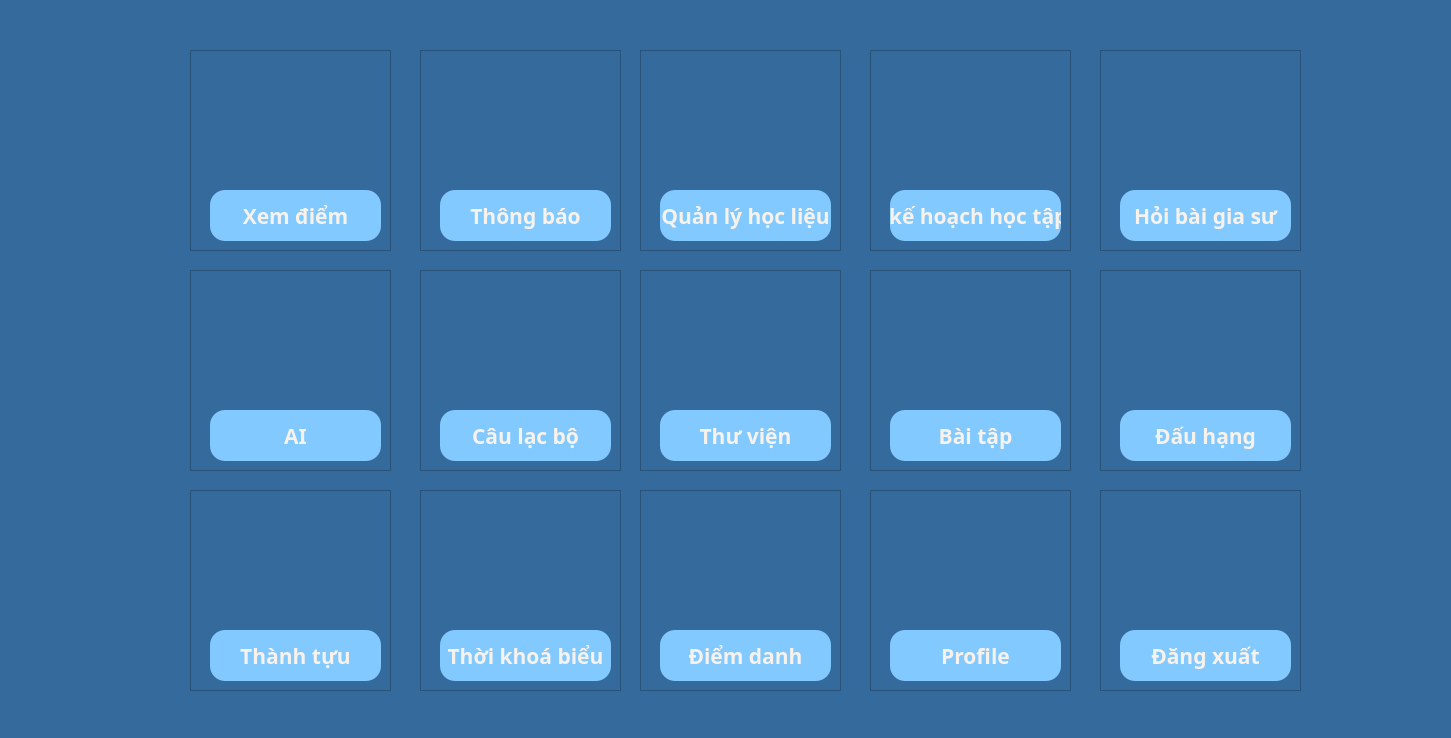
<?xml version="1.0" encoding="UTF-8"?>
<ui version="4.0">
 <class>MainWindow</class>
 <widget class="QMainWindow" name="MainWindow">
  <property name="geometry">
   <rect>
    <x>0</x>
    <y>0</y>
    <width>1451</width>
    <height>738</height>
   </rect>
  </property>
  <property name="windowTitle">
   <string>MainWindow</string>
  </property>
  <property name="styleSheet">
   <string notr="true">background-color: #356a9c;</string>
  </property>
  <widget class="QWidget" name="centralwidget">
   <widget class="QFrame" name="frame">
    <property name="geometry">
     <rect>
      <x>190</x>
      <y>50</y>
      <width>201</width>
      <height>201</height>
     </rect>
    </property>
    <property name="frameShape">
     <enum>QFrame::StyledPanel</enum>
    </property>
    <property name="frameShadow">
     <enum>QFrame::Raised</enum>
    </property>
    <widget class="QLabel" name="label_2">
     <property name="geometry">
      <rect>
       <x>40</x>
       <y>10</y>
       <width>121</width>
       <height>121</height>
      </rect>
     </property>
     <property name="text">
      <string/>
     </property>
     <property name="pixmap">
      <pixmap>icon_pack/icon_1.png</pixmap>
     </property>
     <property name="scaledContents">
      <bool>true</bool>
     </property>
    </widget>
    <widget class="QPushButton" name="ds_diem">
     <property name="geometry">
      <rect>
       <x>20</x>
       <y>140</y>
       <width>171</width>
       <height>51</height>
      </rect>
     </property>
     <property name="font">
      <font>
       <family>Bahnschrift</family>
       <pointsize>16</pointsize>
       <weight>75</weight>
       <italic>false</italic>
       <bold>true</bold>
      </font>
     </property>
     <property name="cursor">
      <cursorShape>PointingHandCursor</cursorShape>
     </property>
     <property name="styleSheet">
      <string notr="true">border-radius: 15px;
font: 600 16pt &quot;Bahnschrift&quot;;
background-color:rgb(129, 201, 255);
color: #F8F2EC;</string>
     </property>
     <property name="text">
      <string>Xem điểm</string>
     </property>
    </widget>
   </widget>
   <widget class="QFrame" name="frame_2">
    <property name="geometry">
     <rect>
      <x>420</x>
      <y>50</y>
      <width>201</width>
      <height>201</height>
     </rect>
    </property>
    <property name="frameShape">
     <enum>QFrame::StyledPanel</enum>
    </property>
    <property name="frameShadow">
     <enum>QFrame::Raised</enum>
    </property>
    <widget class="QLabel" name="label_3">
     <property name="geometry">
      <rect>
       <x>40</x>
       <y>10</y>
       <width>121</width>
       <height>121</height>
      </rect>
     </property>
     <property name="text">
      <string/>
     </property>
     <property name="pixmap">
      <pixmap>icon_pack/icon_2.png</pixmap>
     </property>
     <property name="scaledContents">
      <bool>true</bool>
     </property>
    </widget>
    <widget class="QPushButton" name="school_notification">
     <property name="geometry">
      <rect>
       <x>20</x>
       <y>140</y>
       <width>171</width>
       <height>51</height>
      </rect>
     </property>
     <property name="font">
      <font>
       <family>Bahnschrift</family>
       <pointsize>16</pointsize>
       <weight>75</weight>
       <italic>false</italic>
       <bold>true</bold>
      </font>
     </property>
     <property name="cursor">
      <cursorShape>PointingHandCursor</cursorShape>
     </property>
     <property name="styleSheet">
      <string notr="true">border-radius: 15px;
font: 600 16pt &quot;Bahnschrift&quot;;
background-color:rgb(129, 201, 255);
color: #F8F2EC;</string>
     </property>
     <property name="text">
      <string>Thông báo</string>
     </property>
    </widget>
   </widget>
   <widget class="QFrame" name="frame_3">
    <property name="geometry">
     <rect>
      <x>870</x>
      <y>50</y>
      <width>201</width>
      <height>201</height>
     </rect>
    </property>
    <property name="frameShape">
     <enum>QFrame::StyledPanel</enum>
    </property>
    <property name="frameShadow">
     <enum>QFrame::Raised</enum>
    </property>
    <widget class="QLabel" name="label_8">
     <property name="geometry">
      <rect>
       <x>40</x>
       <y>10</y>
       <width>121</width>
       <height>121</height>
      </rect>
     </property>
     <property name="text">
      <string/>
     </property>
     <property name="pixmap">
      <pixmap>icon_pack/icon_4.png</pixmap>
     </property>
     <property name="scaledContents">
      <bool>true</bool>
     </property>
    </widget>
    <widget class="QPushButton" name="learning_plan">
     <property name="geometry">
      <rect>
       <x>20</x>
       <y>140</y>
       <width>171</width>
       <height>51</height>
      </rect>
     </property>
     <property name="font">
      <font>
       <family>Bahnschrift</family>
       <pointsize>16</pointsize>
       <weight>75</weight>
       <italic>false</italic>
       <bold>true</bold>
      </font>
     </property>
     <property name="cursor">
      <cursorShape>PointingHandCursor</cursorShape>
     </property>
     <property name="styleSheet">
      <string notr="true">border-radius: 15px;
font: 600 16pt &quot;Bahnschrift&quot;;
background-color:rgb(129, 201, 255);
color: #F8F2EC;</string>
     </property>
     <property name="text">
      <string> kế hoạch học tập</string>
     </property>
    </widget>
   </widget>
   <widget class="QFrame" name="frame_4">
    <property name="geometry">
     <rect>
      <x>1100</x>
      <y>50</y>
      <width>201</width>
      <height>201</height>
     </rect>
    </property>
    <property name="frameShape">
     <enum>QFrame::StyledPanel</enum>
    </property>
    <property name="frameShadow">
     <enum>QFrame::Raised</enum>
    </property>
    <widget class="QLabel" name="label_9">
     <property name="geometry">
      <rect>
       <x>40</x>
       <y>10</y>
       <width>121</width>
       <height>121</height>
      </rect>
     </property>
     <property name="text">
      <string/>
     </property>
     <property name="pixmap">
      <pixmap>icon_pack/icon_6.png</pixmap>
     </property>
     <property name="scaledContents">
      <bool>true</bool>
     </property>
    </widget>
    <widget class="QPushButton" name="tutor">
     <property name="geometry">
      <rect>
       <x>20</x>
       <y>140</y>
       <width>171</width>
       <height>51</height>
      </rect>
     </property>
     <property name="font">
      <font>
       <family>Bahnschrift</family>
       <pointsize>16</pointsize>
       <weight>75</weight>
       <italic>false</italic>
       <bold>true</bold>
      </font>
     </property>
     <property name="cursor">
      <cursorShape>PointingHandCursor</cursorShape>
     </property>
     <property name="styleSheet">
      <string notr="true">border-radius: 15px;
font: 600 16pt &quot;Bahnschrift&quot;;
background-color:rgb(129, 201, 255);
color: #F8F2EC;</string>
     </property>
     <property name="text">
      <string>Hỏi bài gia sư</string>
     </property>
    </widget>
   </widget>
   <widget class="QFrame" name="frame_5">
    <property name="geometry">
     <rect>
      <x>640</x>
      <y>50</y>
      <width>201</width>
      <height>201</height>
     </rect>
    </property>
    <property name="frameShape">
     <enum>QFrame::StyledPanel</enum>
    </property>
    <property name="frameShadow">
     <enum>QFrame::Raised</enum>
    </property>
    <widget class="QLabel" name="label_10">
     <property name="geometry">
      <rect>
       <x>40</x>
       <y>10</y>
       <width>121</width>
       <height>121</height>
      </rect>
     </property>
     <property name="text">
      <string/>
     </property>
     <property name="pixmap">
      <pixmap>icon_pack/icon_3.png</pixmap>
     </property>
     <property name="scaledContents">
      <bool>true</bool>
     </property>
    </widget>
    <widget class="QPushButton" name="learning_material_management">
     <property name="geometry">
      <rect>
       <x>20</x>
       <y>140</y>
       <width>171</width>
       <height>51</height>
      </rect>
     </property>
     <property name="font">
      <font>
       <family>Bahnschrift</family>
       <pointsize>16</pointsize>
       <weight>75</weight>
       <italic>false</italic>
       <bold>true</bold>
      </font>
     </property>
     <property name="cursor">
      <cursorShape>PointingHandCursor</cursorShape>
     </property>
     <property name="styleSheet">
      <string notr="true">border-radius: 15px;
font: 600 16pt &quot;Bahnschrift&quot;;
background-color:rgb(129, 201, 255);
color: #F8F2EC;</string>
     </property>
     <property name="text">
      <string>Quản lý học liệu</string>
     </property>
    </widget>
   </widget>
   <widget class="QFrame" name="frame_6">
    <property name="geometry">
     <rect>
      <x>420</x>
      <y>270</y>
      <width>201</width>
      <height>201</height>
     </rect>
    </property>
    <property name="frameShape">
     <enum>QFrame::StyledPanel</enum>
    </property>
    <property name="frameShadow">
     <enum>QFrame::Raised</enum>
    </property>
    <widget class="QLabel" name="label_11">
     <property name="geometry">
      <rect>
       <x>40</x>
       <y>10</y>
       <width>121</width>
       <height>121</height>
      </rect>
     </property>
     <property name="text">
      <string/>
     </property>
     <property name="pixmap">
      <pixmap>icon_pack/icon_8.png</pixmap>
     </property>
     <property name="scaledContents">
      <bool>true</bool>
     </property>
    </widget>
    <widget class="QPushButton" name="join_club">
     <property name="geometry">
      <rect>
       <x>20</x>
       <y>140</y>
       <width>171</width>
       <height>51</height>
      </rect>
     </property>
     <property name="font">
      <font>
       <family>Bahnschrift</family>
       <pointsize>16</pointsize>
       <weight>75</weight>
       <italic>false</italic>
       <bold>true</bold>
      </font>
     </property>
     <property name="cursor">
      <cursorShape>PointingHandCursor</cursorShape>
     </property>
     <property name="styleSheet">
      <string notr="true">border-radius: 15px;
font: 600 16pt &quot;Bahnschrift&quot;;
background-color:rgb(129, 201, 255);
color: #F8F2EC;</string>
     </property>
     <property name="text">
      <string>Câu lạc bộ</string>
     </property>
    </widget>
   </widget>
   <widget class="QFrame" name="frame_8">
    <property name="geometry">
     <rect>
      <x>1100</x>
      <y>270</y>
      <width>201</width>
      <height>201</height>
     </rect>
    </property>
    <property name="frameShape">
     <enum>QFrame::StyledPanel</enum>
    </property>
    <property name="frameShadow">
     <enum>QFrame::Raised</enum>
    </property>
    <widget class="QLabel" name="label_13">
     <property name="geometry">
      <rect>
       <x>40</x>
       <y>10</y>
       <width>121</width>
       <height>121</height>
      </rect>
     </property>
     <property name="text">
      <string/>
     </property>
     <property name="pixmap">
      <pixmap>icon_pack/icon_10.png</pixmap>
     </property>
     <property name="scaledContents">
      <bool>true</bool>
     </property>
    </widget>
    <widget class="QPushButton" name="ranking">
     <property name="geometry">
      <rect>
       <x>20</x>
       <y>140</y>
       <width>171</width>
       <height>51</height>
      </rect>
     </property>
     <property name="font">
      <font>
       <family>Bahnschrift</family>
       <pointsize>16</pointsize>
       <weight>75</weight>
       <italic>false</italic>
       <bold>true</bold>
      </font>
     </property>
     <property name="cursor">
      <cursorShape>PointingHandCursor</cursorShape>
     </property>
     <property name="styleSheet">
      <string notr="true">border-radius: 15px;
font: 600 16pt &quot;Bahnschrift&quot;;
background-color:rgb(129, 201, 255);
color: #F8F2EC;</string>
     </property>
     <property name="text">
      <string>Đấu hạng</string>
     </property>
    </widget>
   </widget>
   <widget class="QFrame" name="frame_9">
    <property name="geometry">
     <rect>
      <x>640</x>
      <y>270</y>
      <width>201</width>
      <height>201</height>
     </rect>
    </property>
    <property name="frameShape">
     <enum>QFrame::StyledPanel</enum>
    </property>
    <property name="frameShadow">
     <enum>QFrame::Raised</enum>
    </property>
    <widget class="QLabel" name="label_14">
     <property name="geometry">
      <rect>
       <x>40</x>
       <y>10</y>
       <width>121</width>
       <height>121</height>
      </rect>
     </property>
     <property name="text">
      <string/>
     </property>
     <property name="pixmap">
      <pixmap>icon_pack/icon_9.png</pixmap>
     </property>
     <property name="scaledContents">
      <bool>true</bool>
     </property>
    </widget>
    <widget class="QPushButton" name="library">
     <property name="geometry">
      <rect>
       <x>20</x>
       <y>140</y>
       <width>171</width>
       <height>51</height>
      </rect>
     </property>
     <property name="font">
      <font>
       <family>Bahnschrift</family>
       <pointsize>16</pointsize>
       <weight>75</weight>
       <italic>false</italic>
       <bold>true</bold>
      </font>
     </property>
     <property name="cursor">
      <cursorShape>PointingHandCursor</cursorShape>
     </property>
     <property name="styleSheet">
      <string notr="true">border-radius: 15px;
font: 600 16pt &quot;Bahnschrift&quot;;
background-color:rgb(129, 201, 255);
color: #F8F2EC;</string>
     </property>
     <property name="text">
      <string>Thư viện</string>
     </property>
    </widget>
   </widget>
   <widget class="QFrame" name="frame_10">
    <property name="geometry">
     <rect>
      <x>190</x>
      <y>270</y>
      <width>201</width>
      <height>201</height>
     </rect>
    </property>
    <property name="frameShape">
     <enum>QFrame::StyledPanel</enum>
    </property>
    <property name="frameShadow">
     <enum>QFrame::Raised</enum>
    </property>
    <widget class="QLabel" name="label_15">
     <property name="geometry">
      <rect>
       <x>40</x>
       <y>10</y>
       <width>121</width>
       <height>121</height>
      </rect>
     </property>
     <property name="text">
      <string/>
     </property>
     <property name="pixmap">
      <pixmap>icon_pack/icon_7.png</pixmap>
     </property>
     <property name="scaledContents">
      <bool>true</bool>
     </property>
    </widget>
    <widget class="QPushButton" name="ai_ask">
     <property name="geometry">
      <rect>
       <x>20</x>
       <y>140</y>
       <width>171</width>
       <height>51</height>
      </rect>
     </property>
     <property name="font">
      <font>
       <family>Bahnschrift</family>
       <pointsize>16</pointsize>
       <weight>75</weight>
       <italic>false</italic>
       <bold>true</bold>
      </font>
     </property>
     <property name="cursor">
      <cursorShape>PointingHandCursor</cursorShape>
     </property>
     <property name="styleSheet">
      <string notr="true">border-radius: 15px;
font: 600 16pt &quot;Bahnschrift&quot;;
background-color:rgb(129, 201, 255);
color: #F8F2EC;</string>
     </property>
     <property name="text">
      <string>AI</string>
     </property>
    </widget>
   </widget>
   <widget class="QFrame" name="frame_11">
    <property name="geometry">
     <rect>
      <x>190</x>
      <y>490</y>
      <width>201</width>
      <height>201</height>
     </rect>
    </property>
    <property name="frameShape">
     <enum>QFrame::StyledPanel</enum>
    </property>
    <property name="frameShadow">
     <enum>QFrame::Raised</enum>
    </property>
    <widget class="QLabel" name="label_16">
     <property name="geometry">
      <rect>
       <x>40</x>
       <y>10</y>
       <width>121</width>
       <height>121</height>
      </rect>
     </property>
     <property name="text">
      <string/>
     </property>
     <property name="pixmap">
      <pixmap>icon_pack/icon_11.png</pixmap>
     </property>
     <property name="scaledContents">
      <bool>true</bool>
     </property>
    </widget>
    <widget class="QPushButton" name="achievement">
     <property name="geometry">
      <rect>
       <x>20</x>
       <y>140</y>
       <width>171</width>
       <height>51</height>
      </rect>
     </property>
     <property name="font">
      <font>
       <family>Bahnschrift</family>
       <pointsize>16</pointsize>
       <weight>75</weight>
       <italic>false</italic>
       <bold>true</bold>
      </font>
     </property>
     <property name="cursor">
      <cursorShape>PointingHandCursor</cursorShape>
     </property>
     <property name="styleSheet">
      <string notr="true">border-radius: 15px;
font: 600 16pt &quot;Bahnschrift&quot;;
background-color:rgb(129, 201, 255);
color: #F8F2EC;</string>
     </property>
     <property name="text">
      <string>Thành tựu</string>
     </property>
    </widget>
   </widget>
   <widget class="QFrame" name="frame_12">
    <property name="geometry">
     <rect>
      <x>870</x>
      <y>490</y>
      <width>201</width>
      <height>201</height>
     </rect>
    </property>
    <property name="frameShape">
     <enum>QFrame::StyledPanel</enum>
    </property>
    <property name="frameShadow">
     <enum>QFrame::Raised</enum>
    </property>
    <widget class="QLabel" name="label_17">
     <property name="geometry">
      <rect>
       <x>40</x>
       <y>10</y>
       <width>121</width>
       <height>121</height>
      </rect>
     </property>
     <property name="text">
      <string/>
     </property>
     <property name="pixmap">
      <pixmap>icon_pack/icon_12.png</pixmap>
     </property>
     <property name="scaledContents">
      <bool>true</bool>
     </property>
    </widget>
    <widget class="QPushButton" name="profile_setting">
     <property name="geometry">
      <rect>
       <x>20</x>
       <y>140</y>
       <width>171</width>
       <height>51</height>
      </rect>
     </property>
     <property name="font">
      <font>
       <family>Bahnschrift</family>
       <pointsize>16</pointsize>
       <weight>75</weight>
       <italic>false</italic>
       <bold>true</bold>
      </font>
     </property>
     <property name="cursor">
      <cursorShape>PointingHandCursor</cursorShape>
     </property>
     <property name="styleSheet">
      <string notr="true">border-radius: 15px;
font: 600 16pt &quot;Bahnschrift&quot;;
background-color:rgb(129, 201, 255);
color: #F8F2EC;</string>
     </property>
     <property name="text">
      <string>Profile</string>
     </property>
    </widget>
   </widget>
   <widget class="QFrame" name="frame_13">
    <property name="geometry">
     <rect>
      <x>870</x>
      <y>270</y>
      <width>201</width>
      <height>201</height>
     </rect>
    </property>
    <property name="frameShape">
     <enum>QFrame::StyledPanel</enum>
    </property>
    <property name="frameShadow">
     <enum>QFrame::Raised</enum>
    </property>
    <widget class="QLabel" name="label_18">
     <property name="geometry">
      <rect>
       <x>40</x>
       <y>10</y>
       <width>121</width>
       <height>121</height>
      </rect>
     </property>
     <property name="text">
      <string/>
     </property>
     <property name="pixmap">
      <pixmap>icon_pack/icon_13.png</pixmap>
     </property>
     <property name="scaledContents">
      <bool>true</bool>
     </property>
    </widget>
    <widget class="QPushButton" name="homework">
     <property name="geometry">
      <rect>
       <x>20</x>
       <y>140</y>
       <width>171</width>
       <height>51</height>
      </rect>
     </property>
     <property name="font">
      <font>
       <family>Bahnschrift</family>
       <pointsize>16</pointsize>
       <weight>75</weight>
       <italic>false</italic>
       <bold>true</bold>
      </font>
     </property>
     <property name="cursor">
      <cursorShape>PointingHandCursor</cursorShape>
     </property>
     <property name="styleSheet">
      <string notr="true">border-radius: 15px;
font: 600 16pt &quot;Bahnschrift&quot;;
background-color:rgb(129, 201, 255);
color: #F8F2EC;</string>
     </property>
     <property name="text">
      <string>Bài tập</string>
     </property>
    </widget>
   </widget>
   <widget class="QFrame" name="frame_14">
    <property name="geometry">
     <rect>
      <x>640</x>
      <y>490</y>
      <width>201</width>
      <height>201</height>
     </rect>
    </property>
    <property name="frameShape">
     <enum>QFrame::StyledPanel</enum>
    </property>
    <property name="frameShadow">
     <enum>QFrame::Raised</enum>
    </property>
    <widget class="QLabel" name="label_19">
     <property name="geometry">
      <rect>
       <x>40</x>
       <y>10</y>
       <width>121</width>
       <height>121</height>
      </rect>
     </property>
     <property name="text">
      <string/>
     </property>
     <property name="pixmap">
      <pixmap>icon_pack/icon_14.png</pixmap>
     </property>
     <property name="scaledContents">
      <bool>true</bool>
     </property>
    </widget>
    <widget class="QPushButton" name="attendance">
     <property name="geometry">
      <rect>
       <x>20</x>
       <y>140</y>
       <width>171</width>
       <height>51</height>
      </rect>
     </property>
     <property name="font">
      <font>
       <family>Bahnschrift</family>
       <pointsize>16</pointsize>
       <weight>75</weight>
       <italic>false</italic>
       <bold>true</bold>
      </font>
     </property>
     <property name="cursor">
      <cursorShape>PointingHandCursor</cursorShape>
     </property>
     <property name="styleSheet">
      <string notr="true">border-radius: 15px;
font: 600 16pt &quot;Bahnschrift&quot;;
background-color:rgb(129, 201, 255);
color: #F8F2EC;</string>
     </property>
     <property name="text">
      <string>Điểm danh</string>
     </property>
    </widget>
   </widget>
   <widget class="QFrame" name="frame_15">
    <property name="geometry">
     <rect>
      <x>1100</x>
      <y>490</y>
      <width>201</width>
      <height>201</height>
     </rect>
    </property>
    <property name="frameShape">
     <enum>QFrame::StyledPanel</enum>
    </property>
    <property name="frameShadow">
     <enum>QFrame::Raised</enum>
    </property>
    <widget class="QLabel" name="label_20">
     <property name="geometry">
      <rect>
       <x>40</x>
       <y>10</y>
       <width>121</width>
       <height>121</height>
      </rect>
     </property>
     <property name="text">
      <string/>
     </property>
     <property name="pixmap">
      <pixmap>icon_pack/icon_16.png</pixmap>
     </property>
     <property name="scaledContents">
      <bool>true</bool>
     </property>
    </widget>
    <widget class="QPushButton" name="logout">
     <property name="geometry">
      <rect>
       <x>20</x>
       <y>140</y>
       <width>171</width>
       <height>51</height>
      </rect>
     </property>
     <property name="font">
      <font>
       <family>Bahnschrift</family>
       <pointsize>16</pointsize>
       <weight>75</weight>
       <italic>false</italic>
       <bold>true</bold>
      </font>
     </property>
     <property name="cursor">
      <cursorShape>PointingHandCursor</cursorShape>
     </property>
     <property name="styleSheet">
      <string notr="true">border-radius: 15px;
font: 600 16pt &quot;Bahnschrift&quot;;
background-color:rgb(129, 201, 255);
color: #F8F2EC;</string>
     </property>
     <property name="text">
      <string>Đăng xuất</string>
     </property>
    </widget>
   </widget>
   <widget class="QFrame" name="frame_16">
    <property name="geometry">
     <rect>
      <x>420</x>
      <y>490</y>
      <width>201</width>
      <height>201</height>
     </rect>
    </property>
    <property name="frameShape">
     <enum>QFrame::StyledPanel</enum>
    </property>
    <property name="frameShadow">
     <enum>QFrame::Raised</enum>
    </property>
    <widget class="QLabel" name="label_21">
     <property name="geometry">
      <rect>
       <x>40</x>
       <y>10</y>
       <width>121</width>
       <height>121</height>
      </rect>
     </property>
     <property name="text">
      <string/>
     </property>
     <property name="pixmap">
      <pixmap>icon_pack/icon_15.png</pixmap>
     </property>
     <property name="scaledContents">
      <bool>true</bool>
     </property>
    </widget>
    <widget class="QPushButton" name="timetable">
     <property name="geometry">
      <rect>
       <x>20</x>
       <y>140</y>
       <width>171</width>
       <height>51</height>
      </rect>
     </property>
     <property name="font">
      <font>
       <family>Bahnschrift</family>
       <pointsize>16</pointsize>
       <weight>75</weight>
       <italic>false</italic>
       <bold>true</bold>
      </font>
     </property>
     <property name="cursor">
      <cursorShape>PointingHandCursor</cursorShape>
     </property>
     <property name="styleSheet">
      <string notr="true">border-radius: 15px;
font: 600 16pt &quot;Bahnschrift&quot;;
background-color:rgb(129, 201, 255);
color: #F8F2EC;</string>
     </property>
     <property name="text">
      <string>Thời khoá biểu</string>
     </property>
    </widget>
   </widget>
  </widget>
 </widget>
 <resources/>
 <connections/>
</ui>
